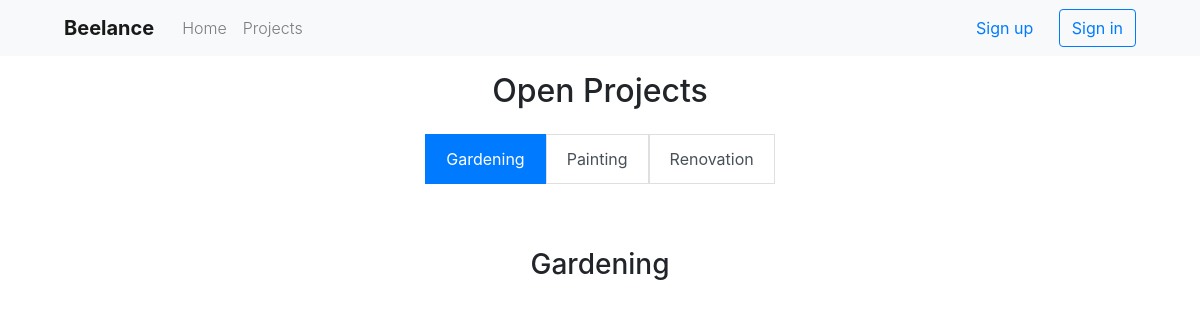
The page /projects/ on the database as committed earlier.
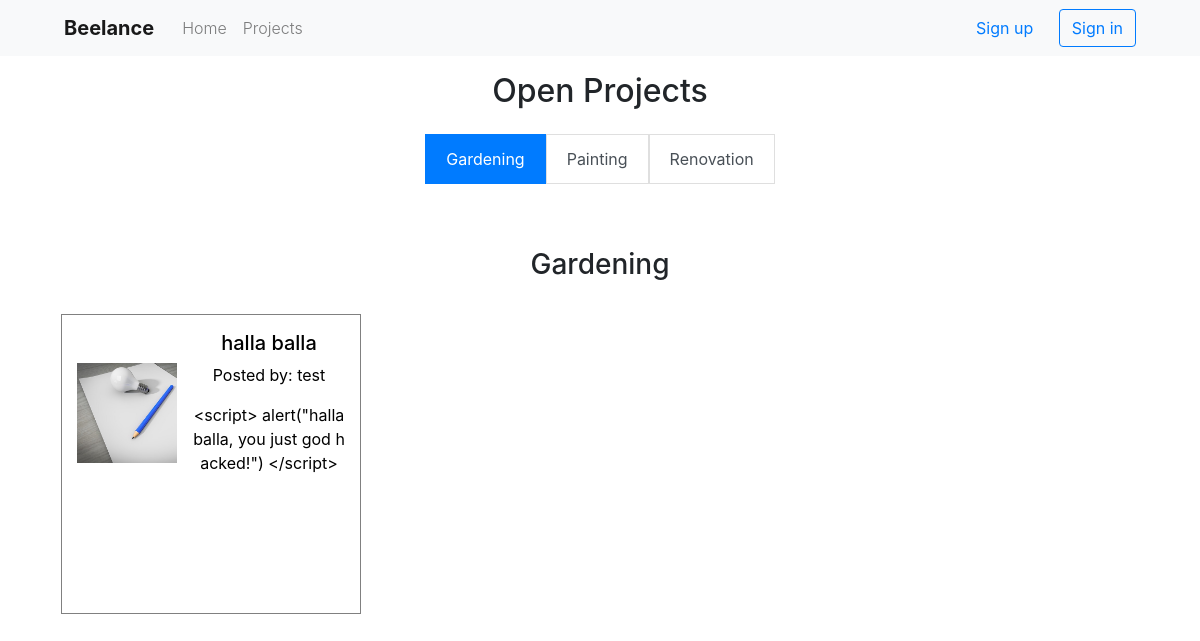
The same page on the database as committed later.
### projects/models.py (models this page shows, shortened)
class ProjectCategory(models.Model):
    name = models.CharField(max_length=200)
    def __str__(self):
        return self.name

class Project(models.Model):
    user = models.ForeignKey(Profile, on_delete=models.CASCADE)
    title = models.CharField(max_length=200)
    description = models.TextField(max_length=500)
    participants = models.ManyToManyField(Profile, related_name='project_participants')
    category = models.ForeignKey(ProjectCategory, on_delete=models.CASCADE, related_name='project_category')
    OPEN = 'o'
    INPROG = 'i'
    FINISHED = 'f'
    STATUS_CHOICES = (
        (OPEN, 'Open'),
        (INPROG, 'In progress'),
        (FINISHED, 'Finished'),
    )
    status = models.CharField(max_length=11, choices=STATUS_CHOICES, default=OPEN)

### user/models.py (models this page shows, shortened)
class Profile(models.Model):
    user = models.OneToOneField(User, on_delete=models.CASCADE, related_name='profile')
    company = models.TextField(max_length=50, blank=True)
    phone_number = models.TextField(max_length=50, blank=True)
    street_address = models.TextField(max_length=50, blank=True)
    city = models.TextField(max_length=50, blank=True)
    state = models.TextField(max_length=50, blank=True)
    postal_code = models.TextField(max_length=50, blank=True)
    country = models.TextField(max_length=50, blank=True)
    categories = models.ManyToManyField('projects.ProjectCategory', related_name='competance_categories')
    session = models.ForeignKey(Session, on_delete=models.SET_NULL, blank=True, default=None, null=True)

### projects/views.py (the view)
# urls.py: path('', views.ProjectsView.as_view(), name='projects'),
class ProjectsView(TemplateView):
    template_name = "projects/projects.html"
    def get_context_data(self, **kwargs):
        context = super().get_context_data(**kwargs)
        context.update({
            "projects": Project.objects.all(),
            "project_categories": ProjectCategory.objects.all()
        })
        return context

### projects/templates/projects/projects.html (shortened to what this page needs)
{% extends 'sec/base.html' %}
{% load icons %}
{% load static %}
{% load project_extras %}
{% block content %}
    <h2 class="mt-3 text-center">Open Projects</h2>
    <div class="row">
        <div class="col-lg text-center">
            <div class="text-center d-inline-flex list-group mt-3" id="project-toggle" role="tablist">
                <ul class="pagination">
                    {% for project_category in project_categories %}
                        <li class="page-item">
                            <a class="list-group-item list-group-item-action" data-toggle="list"
                               href="#{{ project_category }}" id="category-{{ project_category }}"
                               aria-controls="{{ project_category }}" role="tab">
                                {{ project_category }}
                            </a>
                        </li>
                    {% endfor %}
                </ul>
            </div>
            <div class="tab-content" id="nav-tabContent">
                {% for project_category in project_categories %}
                    <div class="tab-pane fade show" id="{{ project_category }}" role="tabpanel"
                         aria-labelledby="category-{{ project_category }}">
                        <h3 class="mb-3 mt-5">{{ project_category }}</h3>
                        <div class="row projects-view">
                            {% for project in projects %}
                                {% if project.status == project.OPEN and project.category.id == project_category.id %}
                                    <a class="open-project-view-item"
                                       href="{% url 'project_view' project_id=project.id %}">
                                        <div class="col-md mb-3 ml-3 mr-3 mt-3 project-box-style">
                                            <div class="media">
                                                <img class="align-self-top mr-3 mt-5 project-image"
                                                     src="{% static 'projects/img/idea.jpg' %}"
                                                     alt="Generic placeholder image."/>
                                                <div class="media-body">
                                                    <h5 class="mt-3"> {% icon 'tasks' %} {{ project.title }}</h5>
                                                    <p>Posted by: {{ project.user.user.username }}</p>
                                                    <p class="project-description">{{ project.description }}</p>
                                                </div>
                                            </div>
                                        </div>
                                    </a>
                                {% endif %}
                            {% endfor %}
                        </div>
                    </div>
                {% endfor %}
            </div>
        </div>
    </div>
{% endblock %}

### sec/templates/sec/base.html (shortened to what this page needs)
{% load static %}
{% load bootstrap4 %}
<!DOCTYPE html>
<html>
<head>
    {% bootstrap_css %}
    <link href="https://maxcdn.bootstrapcdn.com/font-awesome/4.7.0/css/font-awesome.min.css" rel="stylesheet"
>
    <link rel="stylesheet" href="{% static 'sec/css/main.css' %}"/>
</head>
<body>
<nav class="navbar navbar-expand-lg navbar-light bg-light">
    <a class="navbar-brand font-weight-bold ml-5 mr-3" href="{% url 'home' %}">Beelance</a>
    <div class="collapse navbar-collapse ml-1" id="navbarSupportedContent">
        <ul class="navbar-nav mr-auto">
            <li class="nav-item">
                <a class="nav-link font-weight-light" href="{% url 'home' %}">Home</a>
            </li>
            <li class="nav-item">
                <a class="nav-link font-weight-light" href="{% url 'projects' %}">Projects</a>
            </li>
        </ul>
        <div class="my-2 my-lg-0 mr-5">
            {% if user.is_authenticated %}
                <a role="button" class="btn btn-outline-primary my-2 my-sm-0" href="{% url 'new_project' %}">
                    New project
                </a>
                <!--
                    TODO: Add settings page to allow user to change away from their current password: {{ user.password }}
                    <a role="button" href="/profile">Settings</a>
                -->
                <a class="btn btn-link my-2 my-sm-0" href="{% url 'logout' %}" role="button">Sign out</a>
            {% else %}
                <a role="button" class="btn btn-link my-sm-0 mr-2" href="{% url 'signup' %}">Sign up</a>
                <a role="button" class="btn btn-outline-primary my-2 my-sm-0" href="{% url 'login' %}">Sign in</a>
            {% endif %}
        </div>
    </div>
</nav>
<div class="container">
    {% block content %}{% endblock content %}
</div>
</body>
</html>

### sec/static/sec/css/main.css (style rules this page uses)
.open-project-view-item { color: black; }
.project-description { word-break: break-all; }
.project-image { width:100px; height:100px; }
.project-box-style { border: solid gray 1px; min-width:300px; min-height:300px; max-width:300px; max-height:300px; overflow:hidden; }
.projects-view { margin:auto; }

Rows that differ between the two databases and show on the page:
added Project: title "halla balla", user.user.username "test", description "<script> alert(\"halla balla, you just god hacked!\") </script>", shown under ProjectCategory "Gardening"
